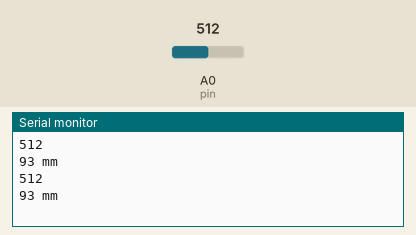
Simulated run of this sketch. Board: Arduino Uno, built with avr-gcc and run on an emulated ATmega328P. Shown: the last lines printed to the serial monitor. Inputs (shaded band) come from the test bench; at power-on: A0 (pin) = 512.

Above: at 1.8 s.
1.9 s: A0 (pin) set to 716
At 2.5 s:
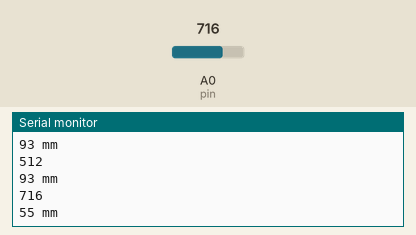
3.4 s: A0 (pin) set to 900
At 4.8 s:
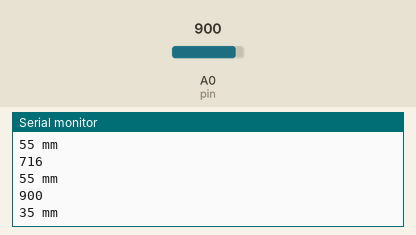
Timing chart, 0 to 6.4 s (numbered marks = the images above; inputs shaded):
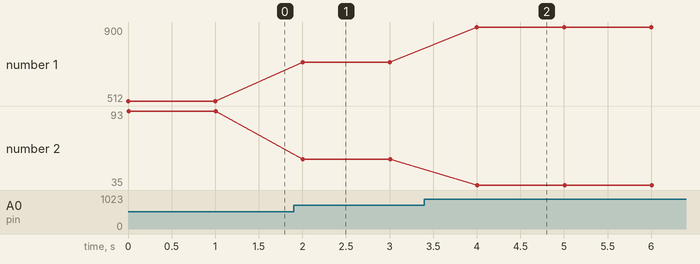

The sketch:

GP2Y0A41SK0F_distanceIR.ino
```cpp
#define pin A0

void setup ()
{
  Serial.begin (9600);
  pinMode (pin, INPUT);
}

void loop ()
{
  uint16_t value = analogRead (pin);
  uint16_t range = get_gp2d12 (value);
  Serial.println (value);
  Serial.print (range);
  Serial.println (" mm");
  Serial.println ();
  delay (1000);
}

uint16_t get_gp2d12 (uint16_t value)
{
  if (value < 10) value = 10;
  return ((67870.0 / (value - 3.0)) - 40.0);
}
```

Measured:
- after the input at 1.9 s, the serial monitor: prints a new line after 0.10 s (image 1)
- after the input at 3.4 s, the serial monitor: prints a new line after 0.60 s (image 2)
- plotted number 1: 512 → 716 after the input at 1.9 s, 716 → 900 after the input at 3.4 s
- plotted number 2: 93 → 55 after the input at 1.9 s, 55 → 35 after the input at 3.4 s
